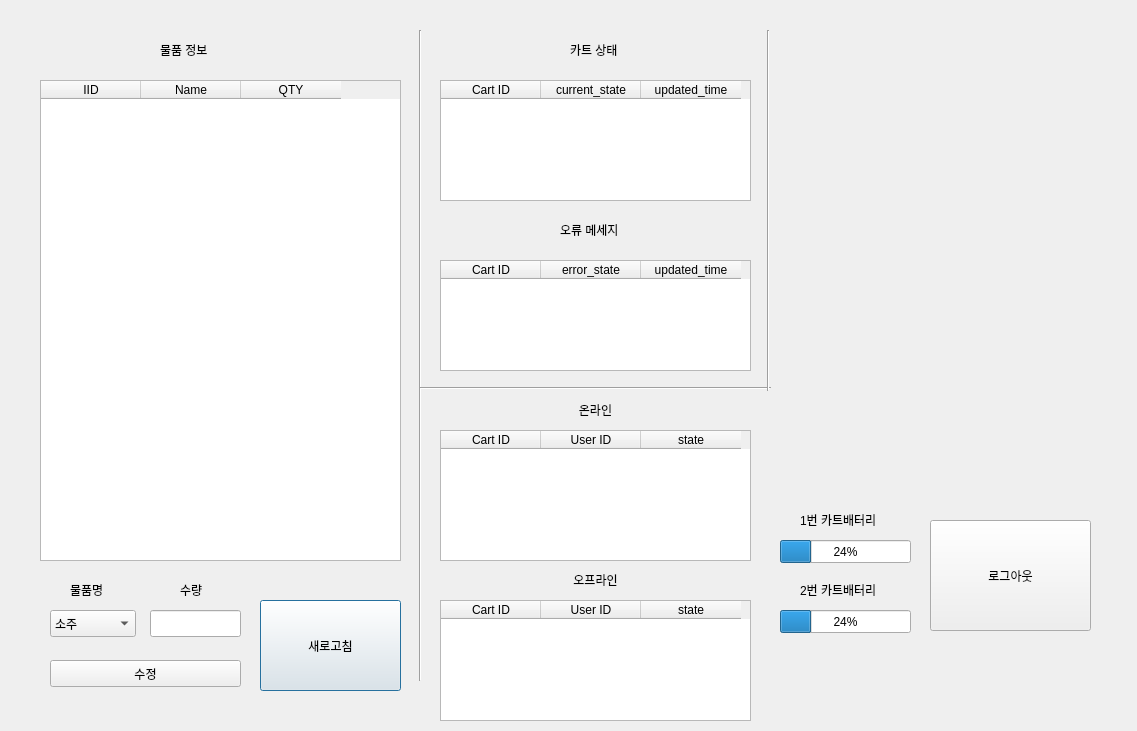
<?xml version="1.0" encoding="UTF-8"?>
<ui version="4.0">
 <class>Dialog</class>
 <widget class="QDialog" name="Dialog">
  <property name="geometry">
   <rect>
    <x>0</x>
    <y>0</y>
    <width>1137</width>
    <height>731</height>
   </rect>
  </property>
  <property name="windowTitle">
   <string>Dialog</string>
  </property>
  <widget class="QTableWidget" name="tableWidget_item">
   <property name="geometry">
    <rect>
     <x>40</x>
     <y>80</y>
     <width>361</width>
     <height>481</height>
    </rect>
   </property>
   <column>
    <property name="text">
     <string>IID</string>
    </property>
   </column>
   <column>
    <property name="text">
     <string>Name</string>
    </property>
   </column>
   <column>
    <property name="text">
     <string>QTY</string>
    </property>
   </column>
  </widget>
  <widget class="QTableWidget" name="tableWidget_cartstate">
   <property name="geometry">
    <rect>
     <x>440</x>
     <y>80</y>
     <width>311</width>
     <height>121</height>
    </rect>
   </property>
   <column>
    <property name="text">
     <string>Cart ID</string>
    </property>
   </column>
   <column>
    <property name="text">
     <string>current_state</string>
    </property>
   </column>
   <column>
    <property name="text">
     <string>updated_time</string>
    </property>
   </column>
  </widget>
  <widget class="QTableWidget" name="tableWidget_error">
   <property name="geometry">
    <rect>
     <x>440</x>
     <y>260</y>
     <width>311</width>
     <height>111</height>
    </rect>
   </property>
   <column>
    <property name="text">
     <string>Cart ID</string>
    </property>
   </column>
   <column>
    <property name="text">
     <string>error_state</string>
    </property>
   </column>
   <column>
    <property name="text">
     <string>updated_time</string>
    </property>
   </column>
  </widget>
  <widget class="QLabel" name="label_item">
   <property name="geometry">
    <rect>
     <x>160</x>
     <y>40</y>
     <width>66</width>
     <height>19</height>
    </rect>
   </property>
   <property name="text">
    <string>물품 정보</string>
   </property>
  </widget>
  <widget class="QLabel" name="label_cartstate">
   <property name="geometry">
    <rect>
     <x>570</x>
     <y>40</y>
     <width>66</width>
     <height>19</height>
    </rect>
   </property>
   <property name="text">
    <string>카트 상태</string>
   </property>
  </widget>
  <widget class="QLabel" name="label_error">
   <property name="geometry">
    <rect>
     <x>560</x>
     <y>220</y>
     <width>81</width>
     <height>19</height>
    </rect>
   </property>
   <property name="text">
    <string>오류 메세지</string>
   </property>
  </widget>
  <widget class="QPushButton" name="pushButton_item_refresh">
   <property name="geometry">
    <rect>
     <x>260</x>
     <y>600</y>
     <width>141</width>
     <height>91</height>
    </rect>
   </property>
   <property name="text">
    <string>새로고침</string>
   </property>
  </widget>
  <widget class="Line" name="line">
   <property name="geometry">
    <rect>
     <x>400</x>
     <y>30</y>
     <width>41</width>
     <height>651</height>
    </rect>
   </property>
   <property name="orientation">
    <enum>Qt::Vertical</enum>
   </property>
  </widget>
  <widget class="QPushButton" name="pushButton_logout">
   <property name="geometry">
    <rect>
     <x>930</x>
     <y>520</y>
     <width>161</width>
     <height>111</height>
    </rect>
   </property>
   <property name="text">
    <string>로그아웃</string>
   </property>
  </widget>
  <widget class="QProgressBar" name="Battery_state_1">
   <property name="geometry">
    <rect>
     <x>780</x>
     <y>540</y>
     <width>131</width>
     <height>23</height>
    </rect>
   </property>
   <property name="value">
    <number>24</number>
   </property>
  </widget>
  <widget class="QLabel" name="label_batterystate_1">
   <property name="geometry">
    <rect>
     <x>800</x>
     <y>510</y>
     <width>101</width>
     <height>20</height>
    </rect>
   </property>
   <property name="text">
    <string>1번 카트배터리</string>
   </property>
  </widget>
  <widget class="QProgressBar" name="Battery_state_2">
   <property name="geometry">
    <rect>
     <x>780</x>
     <y>610</y>
     <width>131</width>
     <height>23</height>
    </rect>
   </property>
   <property name="value">
    <number>24</number>
   </property>
  </widget>
  <widget class="QLabel" name="label_batterystate_2">
   <property name="geometry">
    <rect>
     <x>800</x>
     <y>580</y>
     <width>101</width>
     <height>20</height>
    </rect>
   </property>
   <property name="text">
    <string>2번 카트배터리</string>
   </property>
  </widget>
  <widget class="QPushButton" name="pushButton_update">
   <property name="geometry">
    <rect>
     <x>50</x>
     <y>660</y>
     <width>191</width>
     <height>27</height>
    </rect>
   </property>
   <property name="text">
    <string>수정</string>
   </property>
  </widget>
  <widget class="QLineEdit" name="lineEdit_QTY">
   <property name="geometry">
    <rect>
     <x>150</x>
     <y>610</y>
     <width>91</width>
     <height>27</height>
    </rect>
   </property>
  </widget>
  <widget class="QLabel" name="label_itemlist">
   <property name="geometry">
    <rect>
     <x>70</x>
     <y>580</y>
     <width>41</width>
     <height>19</height>
    </rect>
   </property>
   <property name="text">
    <string>물품명</string>
   </property>
  </widget>
  <widget class="QLabel" name="label_QTY">
   <property name="geometry">
    <rect>
     <x>180</x>
     <y>580</y>
     <width>31</width>
     <height>19</height>
    </rect>
   </property>
   <property name="text">
    <string>수량</string>
   </property>
  </widget>
  <widget class="QComboBox" name="comboBox_itemlist">
   <property name="geometry">
    <rect>
     <x>50</x>
     <y>610</y>
     <width>86</width>
     <height>27</height>
    </rect>
   </property>
   <item>
    <property name="text">
     <string>소주</string>
    </property>
   </item>
   <item>
    <property name="text">
     <string>맥주</string>
    </property>
   </item>
   <item>
    <property name="text">
     <string>케첩</string>
    </property>
   </item>
   <item>
    <property name="text">
     <string>마요네즈</string>
    </property>
   </item>
   <item>
    <property name="text">
     <string>과자_주황색</string>
    </property>
   </item>
   <item>
    <property name="text">
     <string>과자_노란색</string>
    </property>
   </item>
   <item>
    <property name="text">
     <string>초밥</string>
    </property>
   </item>
   <item>
    <property name="text">
     <string>피자</string>
    </property>
   </item>
   <item>
    <property name="text">
     <string>후라이팬</string>
    </property>
   </item>
   <item>
    <property name="text">
     <string>냄비</string>
    </property>
   </item>
   <item>
    <property name="text">
     <string>딸기</string>
    </property>
   </item>
   <item>
    <property name="text">
     <string>수박</string>
    </property>
   </item>
   <item>
    <property name="text">
     <string>포도</string>
    </property>
   </item>
   <item>
    <property name="text">
     <string>장식_나무</string>
    </property>
   </item>
   <item>
    <property name="text">
     <string>장식_산타</string>
    </property>
   </item>
   <item>
    <property name="text">
     <string>장식_고리</string>
    </property>
   </item>
   <item>
    <property name="text">
     <string/>
    </property>
   </item>
   <item>
    <property name="text">
     <string/>
    </property>
   </item>
  </widget>
  <widget class="QWidget" name="map" native="true">
   <property name="geometry">
    <rect>
     <x>780</x>
     <y>30</y>
     <width>320</width>
     <height>448</height>
    </rect>
   </property>
  </widget>
  <widget class="QLabel" name="label_offline">
   <property name="geometry">
    <rect>
     <x>490</x>
     <y>570</y>
     <width>211</width>
     <height>20</height>
    </rect>
   </property>
   <property name="text">
    <string>오프라인</string>
   </property>
   <property name="alignment">
    <set>Qt::AlignCenter</set>
   </property>
  </widget>
  <widget class="QLabel" name="label_online">
   <property name="geometry">
    <rect>
     <x>490</x>
     <y>400</y>
     <width>211</width>
     <height>20</height>
    </rect>
   </property>
   <property name="text">
    <string>온라인</string>
   </property>
   <property name="alignment">
    <set>Qt::AlignCenter</set>
   </property>
  </widget>
  <widget class="QTableWidget" name="tableWidget_online">
   <property name="geometry">
    <rect>
     <x>440</x>
     <y>430</y>
     <width>311</width>
     <height>131</height>
    </rect>
   </property>
   <column>
    <property name="text">
     <string>Cart ID</string>
    </property>
   </column>
   <column>
    <property name="text">
     <string>User ID</string>
    </property>
   </column>
   <column>
    <property name="text">
     <string>state</string>
    </property>
   </column>
  </widget>
  <widget class="QTableWidget" name="tableWidget_offline">
   <property name="geometry">
    <rect>
     <x>440</x>
     <y>600</y>
     <width>311</width>
     <height>121</height>
    </rect>
   </property>
   <column>
    <property name="text">
     <string>Cart ID</string>
    </property>
   </column>
   <column>
    <property name="text">
     <string>User ID</string>
    </property>
   </column>
   <column>
    <property name="text">
     <string>state</string>
    </property>
   </column>
  </widget>
  <widget class="Line" name="line_2">
   <property name="geometry">
    <rect>
     <x>420</x>
     <y>380</y>
     <width>351</width>
     <height>16</height>
    </rect>
   </property>
   <property name="orientation">
    <enum>Qt::Horizontal</enum>
   </property>
  </widget>
  <widget class="Line" name="line_3">
   <property name="geometry">
    <rect>
     <x>753</x>
     <y>30</y>
     <width>31</width>
     <height>361</height>
    </rect>
   </property>
   <property name="orientation">
    <enum>Qt::Vertical</enum>
   </property>
  </widget>
 </widget>
 <resources/>
 <connections/>
</ui>
